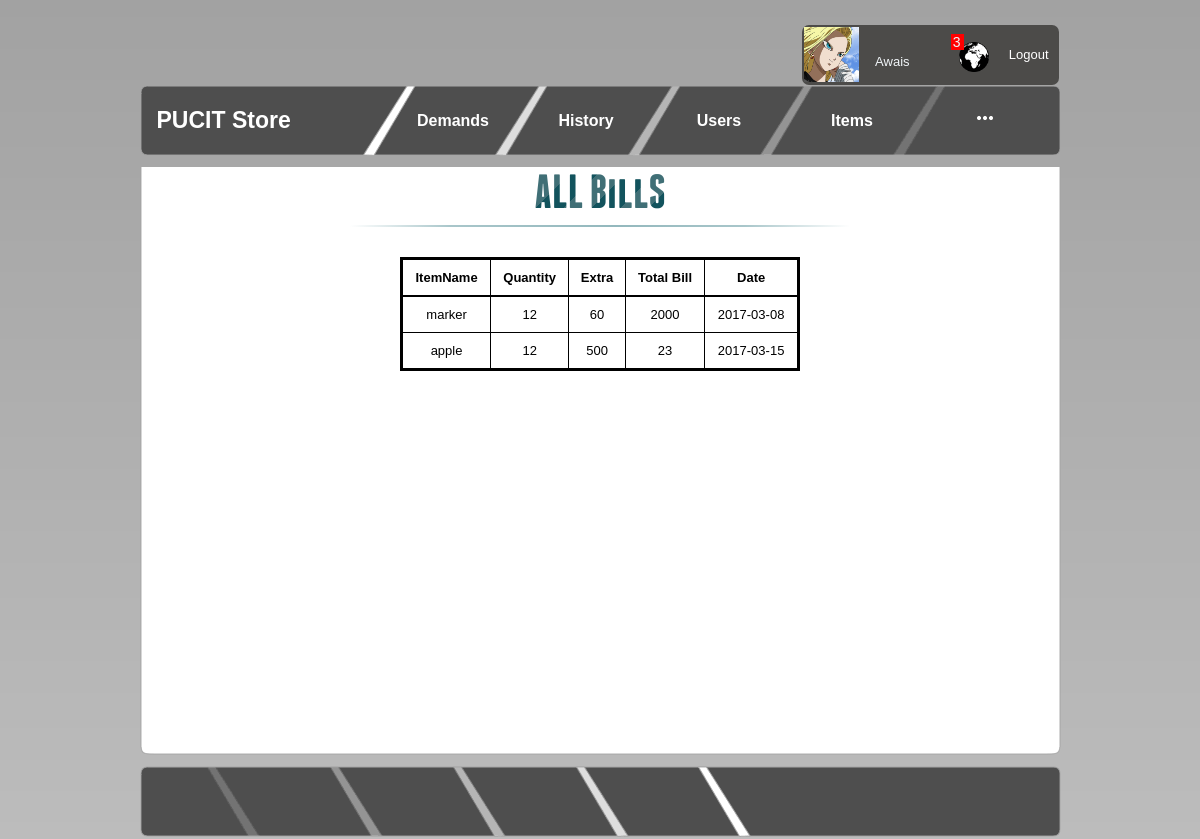
Page /store/view_bill.php (signed in) on the committed database.
### tables this page shows
CREATE TABLE `bill` (
  `id` int(11) NOT NULL,
  `itemname` varchar(40) NOT NULL,
  `price` int(15) NOT NULL,
  `quantity` int(10) NOT NULL,
  `date` date NOT NULL,
  `extra` int(10) NOT NULL,
  `bill` int(15) NOT NULL
);

### store/view_bill.php (the view, shortened to what this page needs)
<!DOCTYPE html PUBLIC "-//W3C//DTD XHTML 1.1//EN" "http://www.w3.org/TR/xhtml11/DTD/xhtml11.dtd">
<html xmlns="http://www.w3.org/1999/xhtml">
<head>
<link rel="stylesheet" type="text/css" href="style.css" />
<link rel="stylesheet" type="text/css" href="logoutbutton.css" />
				<?php require 'formcss.php';?>
</head>
<body>
    <div id="page">
	<br>
	<br><br><br>
	<?php
	require 'mainMenu.php';
?>
		<div id="main">
           	<div class="main_body">
								<section>
					<div id="container_demo" >
						<div id="wrapper">
							<div id="userView" >
									<h1>ALL BillS</h1>
									<div >
									<?php
									$query="select * from bill ";
									$result = $conn->query($query);
									if($result->num_rows > 0)
									{
									?>
									<table   style="border: 3px solid black; padding:10px; width:80%">
										<tr style="border: 2px solid black;">
											<th style="border: 1px solid black;  padding:10px; text-align: center;"><b>ItemName</b> </th>
										<th style="border: 1px solid black;  padding:10px;text-align: center;"><b>Quantity</b></th>
										<th style="border: 1px solid black;  padding:10px; text-align: center;"> <b>Extra</b> </th>
										<th style="border: 1px solid black;  padding:10px;text-align: center;"><b>Total Bill</b>  </th>
										<th style="border: 1px solid black;  padding:10px;text-align: center;"><b>Date</b>  </th>
										</tr>
											<?php
												while($row = $result->fetch_assoc())
												{
													$itemname=$row['itemname'];
													$quantity=$row['quantity'];
													$extra=$row['extra'];
													$bill=$row['bill'];
													$date=$row['date'];
											?>
											<tr>
											<td style="border: 1px solid black;  padding:10px; text-align: center;">
											<?php
											echo $itemname ;
											?>
											</td>
											<td style="border: 1px solid black;  padding:10px; text-align: center;"><?php echo $quantity;?></td>
											<td style="border: 1px solid black;  padding:10px; text-align: center;"><?php echo $extra;?></td>
											<td style="border: 1px solid black;  padding:10px; text-align: center;"><?php echo $bill;?></td>
											<td style="border: 1px solid black;  padding:10px; text-align: center;"><?php echo $date;?></td>
											<?php
											}
										}
										?>
									</table>
									</div>
							</div>
						</div>
					</div>
				</section>
			</div>
           	<div class="main_bottom"></div>
        </div>
        <div id="footer">
        </div>
        </div>
</body>
</html>

### store/style.css (style rules this page uses)
html, body { text-align: center; }
body { margin: 0; padding: 0; background: #C1C1C1; background-image:url(background.png); text-align : left; font-family: "Trebuchet MS", Arial, Helvetica, sans-serif; font-size: 13px; color: #F1F5F8; }
* { margin: 0 auto 0 auto; text-align:left; }
#main { margin-top:10px; margin-bottom:10px; }
#main .main_body { padding-left:0px; height:auto; width:921px; background-image:url(main_body.png); background-repeat:repeat-y; color:#000000; padding-bottom:20px; }
#main .main_bottom { height:8px; width:921px; background-image:url(main_bottom.png); background-repeat:no-repeat; }
#page { margin: 0 auto 0 auto; margin-top:25px; display: block; height:auto; position: relative; overflow: hidden; width: 921px; }
#footer { display:block; width: 921px; height:74px; background: url(footer.png) no-repeat; text-align:right; font-size:9px; line-height:75px; }
#footer, #footer a, #footer a:visited { color:#FFFFFF; }

### store/css/demo.css (style rules this page uses)
body,div,dl,dt,dd,ul,ol,li,h1,h2,h3,h4,h5,h6,pre,form,fieldset,input,textarea,p,blockquote,th,td { margin:0; padding:0; }
html,body { margin:0; padding:0; height: 100%; }
table { border-collapse:collapse; border-spacing:0; }
address,caption,cite,code,dfn,th,var { font-style:normal; font-weight:normal; }
caption,th { text-align:left; }
h1,h2,h3,h4,h5,h6 { font-size:100%; font-weight:normal; }
article, aside, details, figcaption, figure, footer, header, hgroup, menu, nav, section { display: block; }
body { font-family: Cambria, Palatino, "Palatino Linotype", "Palatino LT STD", Georgia, serif; background: #fff url(../images/bg.jpg) repeat top left; font-weight: 400; font-size: 15px; color: #1d3c41; overflow-y: scroll; }

### store/css/style3.css (style rules this page uses)
#container_demo { text-align: left; margin: 0; padding: 0; margin: 0 auto; font-family: "Trebuchet MS","Myriad Pro",Arial,sans-serif; }
#wrapper { width: 60%; right: 0px; min-height: 560px; margin: 0px auto; width: 500px; position: relative; }
#wrapper h1 { font-size: 48px; color: rgb(6, 106, 117); padding: 2px 0 10px 0; font-family: 'FranchiseRegular','Arial Narrow',Arial,sans-serif; font-weight: bold; text-align: center; padding-bottom: 30px; }
#wrapper h1 { background: -webkit-repeating-linear-gradient(-45deg, rgb(18, 83, 93) , rgb(18, 83, 93) 20px, rgb(64, 111, 118) 20px, rgb(64, 111, 118) 40px, rgb(18, 83, 93) 40px); -webkit-text-fill-color: transparent; -webkit-background-clip: text; }
#wrapper h1:after { content: ' '; display: block; width: 100%; height: 2px; margin-top: 10px; background: -moz-linear-gradient(left, rgba(147,184,189,0) 0%, rgba(147,184,189,0.8) 20%, rgba(147,184,189,1) 53%, rgba(147,184,189,0.8) 79%, rgba(147,184,189,0) 100%); background: -webkit-gradient(linear, left top, right top, color-stop(0%,rgba(147,184,189,0)), color-stop(20%,rgba(147,184,189,0.8)), color-stop(53%,rgba(147,184,189,1)), color-stop(79%,rgba(147,184,189,0.8)), color-stop(100%,rgba(147,184,189,0))); background: -webkit-linear-gradient(left, rgba(147,184,189,0) 0%,rgba(147,184,189,0.8) 20%,rgba(147,184,189,1) 53%,rgba(147,184,189,0.8) 79%,rgba(147,184,189,0) 100%); background: -o-linear-gradient(left, rgba(147,184,189,0) 0%,rgba(147,184,189,0.8) 20%,rgba(147,184,189,1) 53%,rgba(147,184,189,0.8) 79%,rgba(147,184,189,0) 100%); background: -ms-linear-gradient(left, rgba(147,184,189,0) 0%,rgba(147,184,189,0.8) 20%,rgba(147,184,189,1) 53%,rgba(147,184,189,0.8) 79%,rgba(147,184,189,0) 100%); background: linear-gradient(left, rgba(147,184,189,0) 0%,rgba(147,184,189,0.8) 20%,rgba(147,184,189,1) 53%,rgba(147,184,189,0.8) 79%,rgba(147,184,189,0) 100%); }

### rows in the picture
bill: itemname "marker", quantity "12", extra "60", bill "2000", date "2017-03-08"
bill: itemname "apple", quantity "12", extra "500", bill "23", date "2017-03-15"

### other values in the picture
$_SESSION['username'] "Awais"
getNotify() "3"
